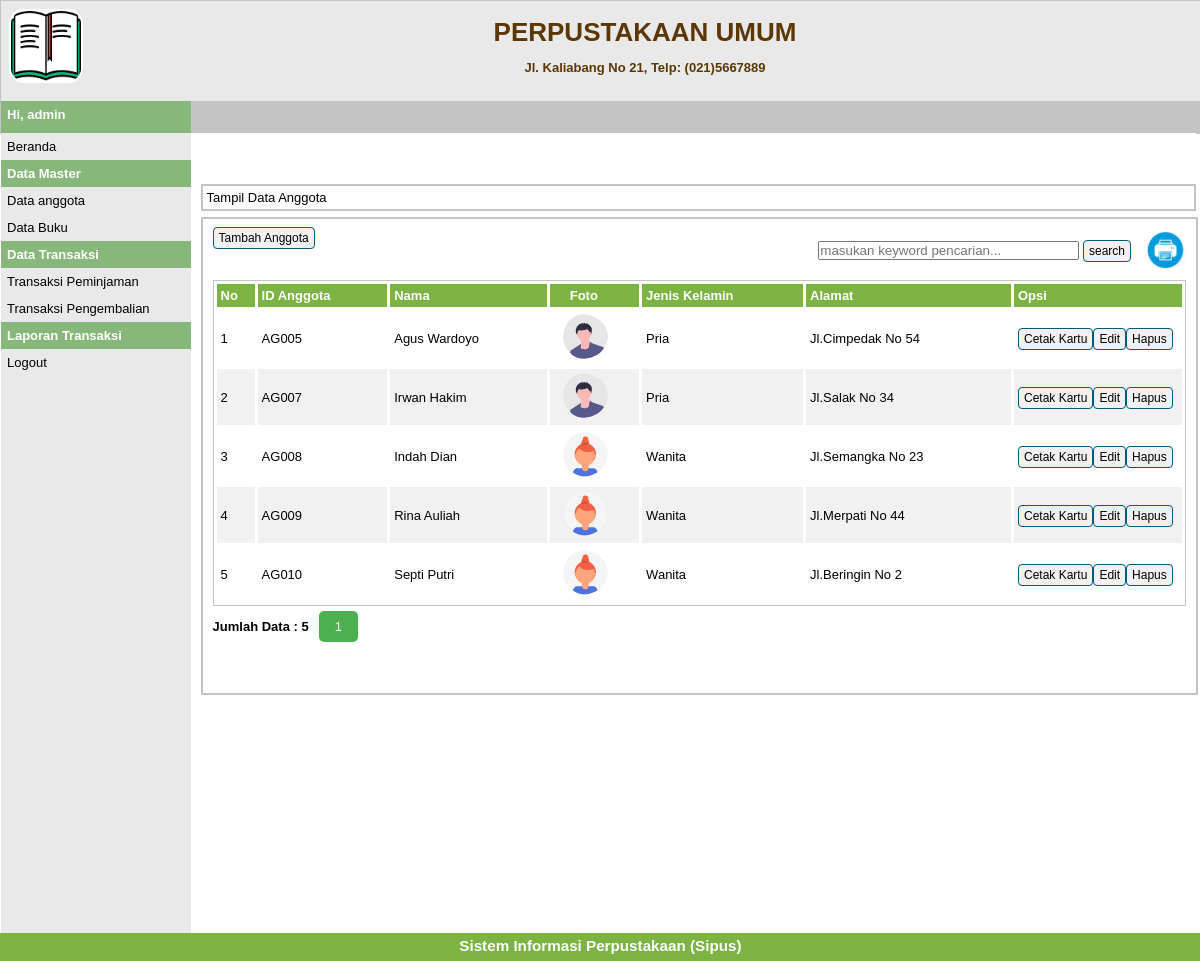
Screenshot of /index.php?p=anggota (signed in) with the database file from the repository.
### tables this page shows
CREATE TABLE `tbanggota` (
  `idanggota` varchar(5) NOT NULL,
  `nama` varchar(30) DEFAULT NULL,
  `jeniskelamin` varchar(10) DEFAULT NULL,
  `alamat` varchar(40) DEFAULT NULL,
  `status` varchar(20) DEFAULT NULL,
  `foto` varchar(35) DEFAULT NULL
);

### pages/anggota.php (the view, shortened to what this page needs)
<div id="label-page">Tampil Data Anggota</div>
<div id="content">
   <p id="tombol-tambah-container">
   <form action="" class="form-inline" method="POST">
      <?php $level = $_SESSION['level'] == 'admin';
      if ($level) { ?>
         <a href="index.php?p=anggota-input" class="tombol">Tambah Anggota</a>
         <a href="pages/cetak.php" target="_blank"><img src="print.png" class="print"></a>
      <?php } ?>
      <div style="margin-right: 15px; float:right;">
         <form action="" method="POST">
            <input type="text" name="pencarian" id="" autofocus placeholder="masukan keyword pencarian..." autocomplete="off" size="30">
            <input type="submit" value="search" name="search" class="tombol" style="margin-top: 10px;">
         </form>
      </div>
   </form>
   </p>
   <table id="tabel-tampil" border="0" cellspacing="3">
      <tr>
         <th id="label-tampil-no">No</th>
         <th>ID Anggota</th>
         <th>Nama</th>
         <th style="padding-left: 20px;">Foto</th>
         <th>Jenis Kelamin</th>
         <th>Alamat</th>
         <?php $level = $_SESSION['level'] == 'admin';
         if ($level) { ?>
            <th id="label-opsi-anggota">Opsi</th>
         <?php } ?>
      </tr>
      <?php
      $batas = 5;
      extract($_GET);
      if (empty($hal)) {
         $posisi = 0;
         $hal = 1;
         $nomor = 1;
      } else {
         $posisi = ($hal - 1) * $batas;
         $nomor = $posisi + 1;
      }
      if ($_SERVER['REQUEST_METHOD'] == "POST") {
         $pencarian = trim(mysqli_real_escape_string($db, $_POST['pencarian']));
         if ($pencarian != "") {
            $sql = "SELECT * FROM tbanggota WHERE nama LIKE '%$pencarian%' OR idanggota LIKE '%$pencarian%' OR jeniskelamin LIKE '%$pencarian%' OR alamat LIKE '%$pencarian%' ";
            $query = $sql;
            $queryJml = $sql;
         } else {
            $query = "SELECT * FROM tbanggota LIMIT $posisi, $batas";
            $queryJml = "SELECT * FROM tbanggota";
            $no = $posisi * 1;
         }
      } else {
         $query = "SELECT * FROM tbanggota LIMIT $posisi, $batas";
         $queryJml = "SELECT * FROM tbanggota";
      }
      $q_tampil_anggota = mysqli_query($db, $query);
      if (mysqli_num_rows($q_tampil_anggota) > 0) {
         while ($r_tampil_anggota = mysqli_fetch_array($q_tampil_anggota)) {
            if (empty($r_tampil_anggota['foto']) or ($r_tampil_anggota['foto'] == '-')) {
               $foto = "admin-no-photo.jpg";
            } else {
               $foto = $r_tampil_anggota['foto'];
            }
      ?>
            <tr>
               <td><?= $nomor; ?></td>
               <td><?= $r_tampil_anggota['idanggota']; ?></td>
               <td><?= $r_tampil_anggota['nama']; ?></td>
               <td><img src="images/<?= $foto; ?>" alt="" class="foto"></td>
               <td><?= $r_tampil_anggota['jeniskelamin']; ?></td>
               <td><?= $r_tampil_anggota['alamat']; ?></td>
               <?php $level = $_SESSION['level'] == 'admin';
               if ($level) { ?>
                  <td>
                     <div class="tombol-opsi-container-anggota">
                        <a href="pages/cetak_kartu.php?id=<?= $r_tampil_anggota['idanggota']; ?>" class="tombol">Cetak Kartu</a>
                     </div>
                     <div class="tombol-opsi-container-anggota">
                        <a href="index.php?p=anggota-edit&id=<?= $r_tampil_anggota['idanggota']; ?>" class="tombol">Edit</a>
                     </div>
                     <div class="tombol-opsi-container-anggota">
                        <a href="proses/anggota-hapus.php?id=<?= $r_tampil_anggota['idanggota']; ?>" class="tombol" onclick="return confirm('apakah anda yakin akan menghapus data ini')">Hapus</a>
                     </div>
                  </td>
               <?php } ?>
            </tr>
      <?php
            $nomor++;
         }
      } else {
         echo "<td colspan='6'> Data tidak ditemukan </td>";
      }
      ?>
   </table>
   <?php
   if (isset($_POST['pencarian'])) {
      if ($_POST['pencarian'] != '') {
         echo "<div style='float:left;'>";
         $jml = mysqli_num_rows(mysqli_query($db, $queryJml));
         echo "Data hasil pencarian : <b>" . $jml . "</b>";
         echo "</div>";
      }
   } else {
   ?>
      <div style="float: left; margin-top:13px; font-weight:bold;">
         <?php
         $jml = mysqli_num_rows(mysqli_query($db, $queryJml));
         echo "Jumlah Data : <b>$jml</b>";
         ?>
      </div>
      <div class="pagination">
         <?php
         $jml_hal = ceil($jml / $batas);
         for ($i = 1; $i <= $jml_hal; $i++) {
            if ($i != $hal) {
               echo "<a href='?p=anggota&hal=$i'>$i</a>";
            } else {
               echo "<a class='active'>$i</a>";
            }
         }
         ?>
      </div>
   <?php } ?>
</div>

### index.php (shortened to what this page needs)
<!DOCTYPE html>
<html lang="en">
<head>
   <link rel="stylesheet" type="text/css" href="style.css">
</head>
<body>
   <div id="container">
      <div id="header">
         <div id="logo-perpustakaan-container">
            <img src="images/book.png" alt="" id="logo-perpustakaan" style="border-radius:20%; width:70px; height:70px; text-decoration: none; outline: none;">
         </div>
         <div id="nama-alamat-perpustakaan-container">
            <div class="nama-alamat-perpustakaan">
               <h1 style="color: #5c3701;;">PERPUSTAKAAN UMUM</h1>
            </div>
            <div class="nama-alamat-perpustakaan">
               <h4 style="color: #5c3701;">Jl. Kaliabang No 21, Telp: (021)5667889</h4>
            </div>
         </div>
      </div>
      <div id="header2">
         <div id="nama-user">Hi, <?= $_SESSION['level'] ?></div>
      </div>
      <div id="sidebar">
         <a href="index.php?p=beranda">Beranda</a>
         <p class="label-navigasi">Data Master</p>
         <ul>
            <li><a href="index.php?p=anggota">Data anggota</a></li>
            <li><a href="index.php?p=buku">Data Buku</a></li>
         </ul>
         <?php $level = $_SESSION['level'] == 'admin';
         if ($level) { ?>
            <p class="label-navigasi">Data Transaksi</p>
            <ul>
               <li><a href="index.php?p=transaksi-peminjaman">Transaksi Peminjaman</a></li>
               <li><a href="index.php?p=transaksi-pengembalian">Transaksi Pengembalian</a></li>
            </ul>
         <?php } ?>
         <p class="label-navigasi">Laporan Transaksi</p>
         <ul>
            <li><a href="logout.php">Logout</a></li>
         </ul>
      </div>
      <div id="content-container">
         <div class="container">
            <div class="row"><br><br><br>
               <div class="col-md-10 col-md-offset-1" style="background-image: url('../');">
                  <div class="col-md-10 col-md-offset-4">
                     <div class="panel panel-warning login-panel" style="background-color: rgba(255, 255,255 0.6); position:relative;">
                        <div class="panel-footer">
                           <?php
                           $pages_dir = 'pages';
                           if (!empty($_GET['p'])) {
                              $pages = scandir($pages_dir, 0);
                              unset($pages[0], $pages[1]);
                              $p = $_GET['p'];
                              if (in_array($p . ".php", $pages)) {
                                 include($pages_dir . '/' . $p . '.php');
                              } else {
                                 echo "<div style='text-align:center;'> Halaman Tidak Ditemukan </div>";
                              }
                           } else {
                              include($pages_dir . '/beranda.php');
                           }
                           ?>
                        </div>
                     </div>
                  </div>
               </div>
            </div>
         </div>
      </div>
   </div>
   <div id="footer">
      <h3>Sistem Informasi Perpustakaan (Sipus)</h3>
   </div>
</body>
</html>

### style.css (style rules this page uses)
* { margin: 0px; padding: 0px; }
body { font-family: sans-serif; font-size: 13px; color: black; }
.pagination { display: inline-block; margin-left: 10px; margin-top: 5px; }
.pagination a { color: black; float: left; padding: 8px 16px; text-decoration: none; }
.pagination a.active { background-color: #4caf50; color: white; border-radius: 5px; }
#container { width: 100%; margin: 0px auto; border: 1px solid #c4c4c4; background-color: #c4c4c4; }
#header { width: 100%; height: 100px; background-color: #e9e9e9; }
#logo-perpustakaan-container { float: left; width: 6%; height: 80%; padding: 8px; }
#logo-perpustakaan { width: 80px; height: 80px; border: 2px solid #ffffff; }
#nama-alamat-perpustakaan-container { float: left; width: 90%; padding: 10px; }
.nama-alamat-perpustakaan { float: left; width: 100%; padding: 6px; text-align: center; }
#header2 { width: 15.8%; height: 32px; background-color: #88b77b; color: white; font-weight: bold; }
#nama-user { float: left; color: white; padding: 6px; }
#sidebar { float: left; width: 15.8%; height: 100vh; background-color: #e9e9e9; }
#sidebar ul { list-style: none; }
#sidebar a:link, #sidbar a:visited { color: black; text-decoration: none; display: block; padding: 6px; }
.label-navigasi { background-color: #88b77b; padding: 6px; color: white; font-weight: bold; }
#content-container { float: left; width: 83.8%; background-color: #ffffff; }
#footer { width: 99.4%; height: 20px; clear: both; text-align: center; padding: 4px; background-color: #7cb342; color: #ffffff; }
#label-page { margin-top: 6px; margin-bottom: 6px; margin-left: 10px; border: 2px solid #c4c4c4; padding: 4px; width: 97.8%; }
.print { width: 40px; height: 40px; border-radius: 50%; float: right; padding-bottom: 10px; }
.foto { width: 45px; height: 45px; border-radius: 50%; padding-left: 11%; }
#content { float: left; width: 96.8%; min-height: 454px; border: 2px solid #c4c4c4; padding: 10px; margin-bottom: 6px; margin-left: 10px; }
.tombol { border-radius: 4px; font-size: 12px; text-decoration: none; background-color: #f1f1f1; padding-top: 3px; padding-bottom: 3px; padding-left: 5px; padding-right: 5px; border: 1px solid #01597e; color: black; margin-bottom: 5px; }
.tombol-opsi-container-anggota { float: left; margin-top: 1px; }
#tombol-tambah-container { margin-bottom: 1px; }
#tabel-tampil { border: 1px solid #c4c4c4; width: 100%; }
#tabel-tampil tr:nth-child(odd) { background-color: #f1f1f1; }
#tabel-tampil tr th { background-color: #7cb342; color: #ffffff; padding: 4px; text-align: left; }
#tabel-tampil td { padding: 4px; }
#label-tampil-no { width: 30px; }
#label-opsi-anggota { width: 160px; font-weight: bold; }

### rows the page displays
tbanggota: idanggota "AG005", nama "Agus Wardoyo", foto (picture), jeniskelamin "Pria", alamat "Jl.Cimpedak No 54"
tbanggota: idanggota "AG007", nama "Irwan Hakim", foto (picture), jeniskelamin "Pria", alamat "Jl.Salak No 34"
tbanggota: idanggota "AG008", nama "Indah Dian", foto (picture), jeniskelamin "Wanita", alamat "Jl.Semangka No 23"
tbanggota: idanggota "AG009", nama "Rina Auliah", foto (picture), jeniskelamin "Wanita", alamat "Jl.Merpati No 44"
tbanggota: idanggota "AG010", nama "Septi Putri", foto (picture), jeniskelamin "Wanita", alamat "Jl.Beringin No 2"

### other values shown
$_SESSION['level'] "admin"
$jml "5"
